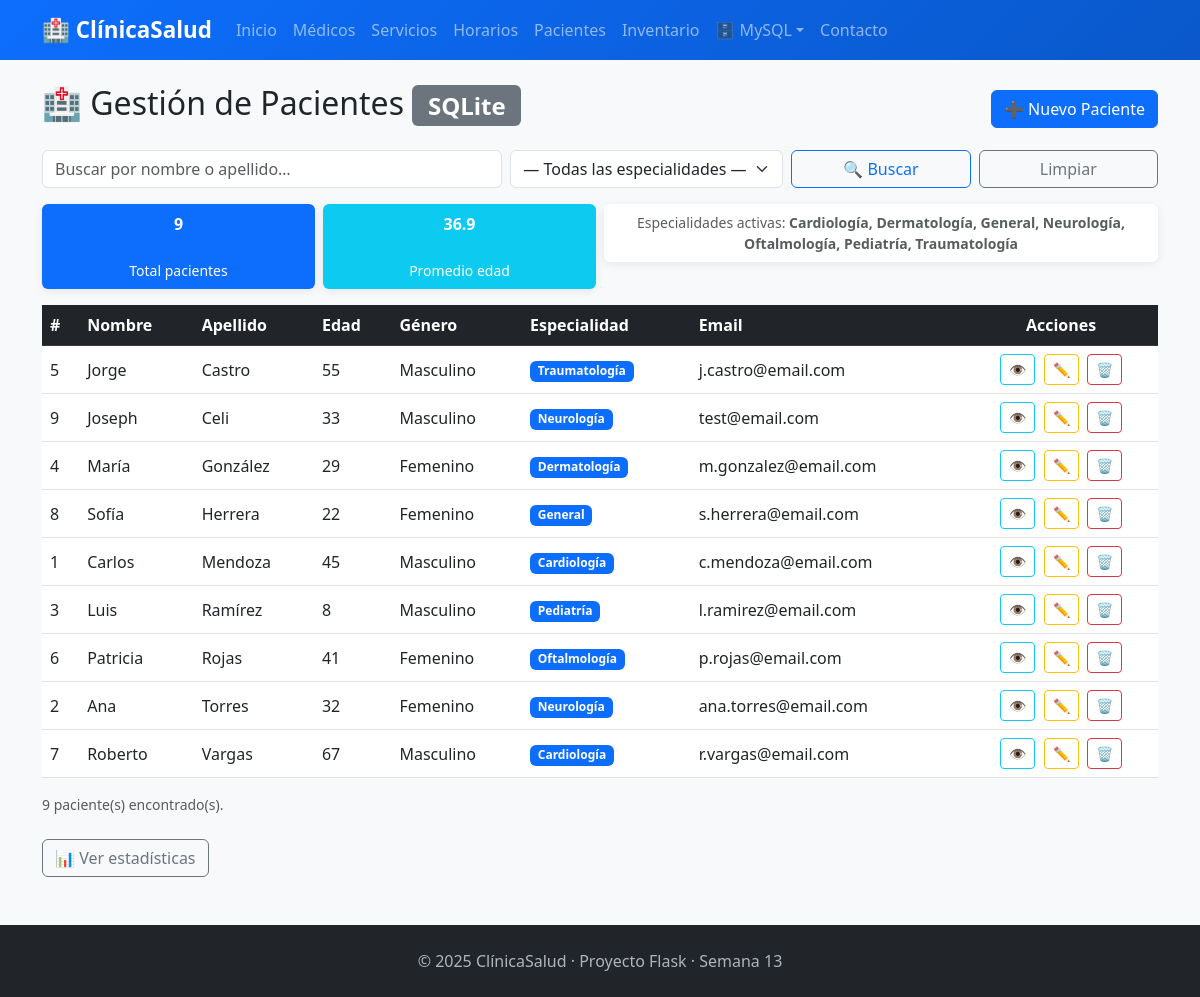
/pacientes, run on the app's committed database.
### tables this page shows
CREATE TABLE pacientes (
            id_paciente   INTEGER PRIMARY KEY AUTOINCREMENT,
            nombre        TEXT    NOT NULL,
            apellido      TEXT    NOT NULL,
            edad          INTEGER NOT NULL CHECK(edad BETWEEN 0 AND 120),
            genero        TEXT    NOT NULL,
            telefono      TEXT    NOT NULL,
            email         TEXT    NOT NULL UNIQUE,
            especialidad  TEXT    NOT NULL,
            observaciones TEXT    DEFAULT ''
        );

### app.py (the view)
@app.route('/pacientes')
def pacientes_lista():
    termino    = request.args.get('q', '').strip()
    filtro_esp = request.args.get('especialidad', '').strip()
    if termino:
        filas = buscar_por_nombre(termino)
    elif filtro_esp:
        conn = get_connection()
        cur  = conn.cursor()
        cur.execute("SELECT * FROM pacientes WHERE especialidad = ? ORDER BY apellido", (filtro_esp,))
        filas = cur.fetchall()
        conn.close()
    else:
        filas = obtener_todos()
    gestor.cargar_desde_db(obtener_todos())
    stats = {
        "total":          gestor.total(),
        "promedio_edad":  gestor.promedio_edad(),
        "especialidades": sorted(gestor.especialidades_activas()),
    }
    return render_template(
        'pacientes/lista.html',
        pacientes      = [dict(f) for f in filas],
        stats          = stats,
        termino        = termino,
        especialidades = ESPECIALIDADES,
        filtro_esp     = filtro_esp,
    )

### database.py (called while the page is built)
def get_connection():
    conn = sqlite3.connect(DB_PATH)
    conn.row_factory = sqlite3.Row   # Permite acceder como dict
    conn.execute("PRAGMA foreign_keys = ON")
    return conn

def obtener_todos() -> list:
    conn = get_connection()
    cur  = conn.cursor()
    cur.execute("SELECT * FROM pacientes ORDER BY apellido, nombre")
    filas = cur.fetchall()
    conn.close()
    return filas

### models.py (called while the page is built)
    @property
    def id_paciente(self):   return self.__id_paciente

    @property
    def edad(self):          return self.__edad

    @property
    def email(self):         return self.__email

    @property
    def especialidad(self):  return self.__especialidad

    def total(self) -> int:
        return len(self.__pacientes)

    def especialidades_activas(self) -> set:
        return {p.especialidad for p in self.__pacientes.values()}

    def promedio_edad(self) -> float:
        if not self.__pacientes:
            return 0.0
        edades = [p.edad for p in self.__pacientes.values()]
        return round(sum(edades) / len(edades), 1)

    def cargar_desde_db(self, filas: list) -> None:
        self.__pacientes.clear()
        self.__emails_registrados.clear()
        for fila in filas:
            p = Paciente(
                id_paciente   = fila["id_paciente"],
                nombre        = fila["nombre"],
                apellido      = fila["apellido"],
                edad          = fila["edad"],
                genero        = fila["genero"],
                telefono      = fila["telefono"],
                email         = fila["email"],
                especialidad  = fila["especialidad"],
                observaciones = fila["observaciones"],
            )
            self.__pacientes[p.id_paciente] = p
            self.__emails_registrados.add(p.email.lower())

### templates/pacientes/lista.html (shortened to what this page needs)
{% extends 'base.html' %}
{% block content %}
<div class="container mt-4">
  <div class="d-flex justify-content-between align-items-center mb-3">
    <h2>🏥 Gestión de Pacientes <span class="badge bg-secondary">SQLite</span></h2>
    <a href="{{ url_for('paciente_nuevo') }}" class="btn btn-primary">➕ Nuevo Paciente</a>
  </div>
  <form method="GET" class="row g-2 mb-3">
    <div class="col-md-5">
      <input type="text" name="q" class="form-control"
             placeholder="Buscar por nombre o apellido…" value="{{ termino }}">
    </div>
    <div class="col-md-3">
      <select name="especialidad" class="form-select">
        <option value="">— Todas las especialidades —</option>
      </select>
    </div>
    <div class="col-md-2">
      <button type="submit" class="btn btn-outline-primary w-100">🔍 Buscar</button>
    </div>
    <div class="col-md-2">
      <a href="{{ url_for('pacientes_lista') }}" class="btn btn-outline-secondary w-100">Limpiar</a>
    </div>
  </form>
  <div class="row g-2 mb-3">
    <div class="col-md-3">
      <div class="card text-center p-2 bg-primary text-white">
        <strong>{{ stats.total }}</strong><br><small>Total pacientes</small>
      </div>
    </div>
    <div class="col-md-3">
      <div class="card text-center p-2 bg-info text-white">
        <strong>{{ stats.promedio_edad }}</strong><br><small>Promedio edad</small>
      </div>
    </div>
    <div class="col-md-6">
      <div class="card text-center p-2">
        <small class="text-muted">Especialidades activas: <strong>{{ stats.especialidades | join(', ') }}</strong></small>
      </div>
    </div>
  </div>
  {% if pacientes %}
  <div class="table-responsive">
    <table class="table table-hover align-middle">
      <thead class="table-dark">
        <tr>
          <th>#</th><th>Nombre</th><th>Apellido</th><th>Edad</th>
          <th>Género</th><th>Especialidad</th><th>Email</th>
          <th class="text-center">Acciones</th>
        </tr>
      </thead>
      <tbody>
        {% for p in pacientes %}
        <tr>
          <td>{{ p.id_paciente }}</td>
          <td>{{ p.nombre }}</td>
          <td>{{ p.apellido }}</td>
          <td>{{ p.edad }}</td>
          <td>{{ p.genero }}</td>
          <td><span class="badge bg-primary">{{ p.especialidad }}</span></td>
          <td>{{ p.email }}</td>
          <td class="text-center">
            <a href="{{ url_for('paciente_detalle', id_paciente=p.id_paciente) }}"
               class="btn btn-sm btn-outline-info me-1">👁️</a>
            <a href="{{ url_for('paciente_editar', id_paciente=p.id_paciente) }}"
               class="btn btn-sm btn-outline-warning me-1">✏️</a>
            <form method="POST"
                  action="{{ url_for('paciente_eliminar', id_paciente=p.id_paciente) }}"
                  class="d-inline"
                  onsubmit="return confirm('¿Eliminar a {{ p.nombre }} {{ p.apellido }}?')">
              <button type="submit" class="btn btn-sm btn-outline-danger">🗑️</button>
            </form>
          </td>
        </tr>
        {% endfor %}
      </tbody>
    </table>
  </div>
  <p class="text-muted small">{{ pacientes | length }} paciente(s) encontrado(s).</p>
  {% else %}
  <div class="alert alert-info">No se encontraron pacientes. <a href="{{ url_for('paciente_nuevo') }}">¿Agregar uno?</a></div>
  {% endif %}
  <a href="{{ url_for('pacientes_estadisticas') }}" class="btn btn-outline-secondary mt-2">📊 Ver estadísticas</a>
</div>
{% endblock %}

### templates/base.html (shortened to what this page needs)
<!DOCTYPE html>
<html lang="es">
<head>
  <link href="https://cdn.jsdelivr.net/npm/bootstrap@5.3.0/dist/css/bootstrap.min.css" rel="stylesheet">
</head>
<body>
<nav class="navbar navbar-expand-lg navbar-dark">
  <div class="container">
    <a class="navbar-brand" href="{{ url_for('index') }}">🏥 ClínicaSalud</a>
    <div class="collapse navbar-collapse" id="nav">
      <ul class="navbar-nav me-auto">
        <li class="nav-item"><a class="nav-link" href="{{ url_for('index') }}">Inicio</a></li>
        <li class="nav-item"><a class="nav-link" href="{{ url_for('medicos') }}">Médicos</a></li>
        <li class="nav-item"><a class="nav-link" href="{{ url_for('servicios') }}">Servicios</a></li>
        <li class="nav-item"><a class="nav-link" href="{{ url_for('horarios') }}">Horarios</a></li>
        <li class="nav-item"><a class="nav-link" href="{{ url_for('pacientes_lista') }}">Pacientes</a></li>
        <li class="nav-item"><a class="nav-link" href="{{ url_for('datos') }}">Inventario</a></li>
        <li class="nav-item dropdown">
          <a class="nav-link dropdown-toggle" href="#" data-bs-toggle="dropdown">🗄️ MySQL</a>
        </li>
        <li class="nav-item"><a class="nav-link" href="{{ url_for('contacto') }}">Contacto</a></li>
      </ul>
    </div>
  </div>
</nav>
{% block content %}{% endblock %}
<footer>
  <div class="container text-center">
    <p class="mb-0">© 2025 ClínicaSalud · Proyecto Flask · Semana 13</p>
  </div>
</footer>
</body>
</html>

### templates/base.html (style rules this page uses)
body { background-color: #f8f9fa; }
.navbar-brand { font-weight: 700; font-size: 1.4rem; }
.navbar { background: linear-gradient(135deg, #0d6efd, #0a58ca) !important; }
footer { background: #212529; color: #adb5bd; padding: 1.5rem 0; margin-top: 3rem; }
.card { border: none; box-shadow: 0 2px 8px rgba(0,0,0,.08); }

### data on the page
pacientes: id_paciente "5", nombre "Jorge", apellido "Castro", edad "55", genero "Masculino", especialidad "Traumatología", email "j.castro@email.com"
pacientes: id_paciente "9", nombre "Joseph", apellido "Celi", edad "33", genero "Masculino", especialidad "Neurología", email "test@email.com"
pacientes: id_paciente "4", nombre "María", apellido "González", edad "29", genero "Femenino", especialidad "Dermatología", email "m.gonzalez@email.com"
pacientes: id_paciente "8", nombre "Sofía", apellido "Herrera", edad "22", genero "Femenino", especialidad "General", email "s.herrera@email.com"
pacientes: id_paciente "1", nombre "Carlos", apellido "Mendoza", edad "45", genero "Masculino", especialidad "Cardiología", email "c.mendoza@email.com"
pacientes: id_paciente "3", nombre "Luis", apellido "Ramírez", edad "8", genero "Masculino", especialidad "Pediatría", email "l.ramirez@email.com"
pacientes: id_paciente "6", nombre "Patricia", apellido "Rojas", edad "41", genero "Femenino", especialidad "Oftalmología", email "p.rojas@email.com"
pacientes: id_paciente "2", nombre "Ana", apellido "Torres", edad "32", genero "Femenino", especialidad "Neurología", email "ana.torres@email.com"
pacientes: id_paciente "7", nombre "Roberto", apellido "Vargas", edad "67", genero "Masculino", especialidad "Cardiología", email "r.vargas@email.com"

### other printed values
{{ stats.total }} "9"
{{ stats.promedio_edad }} "36.9"
{{ stats.especialidades | join(', ') }} "Cardiología, Dermatología, General, Neurología, Oftalmología, Pediatría, Traumatología"
{{ pacientes | length }} "9"
